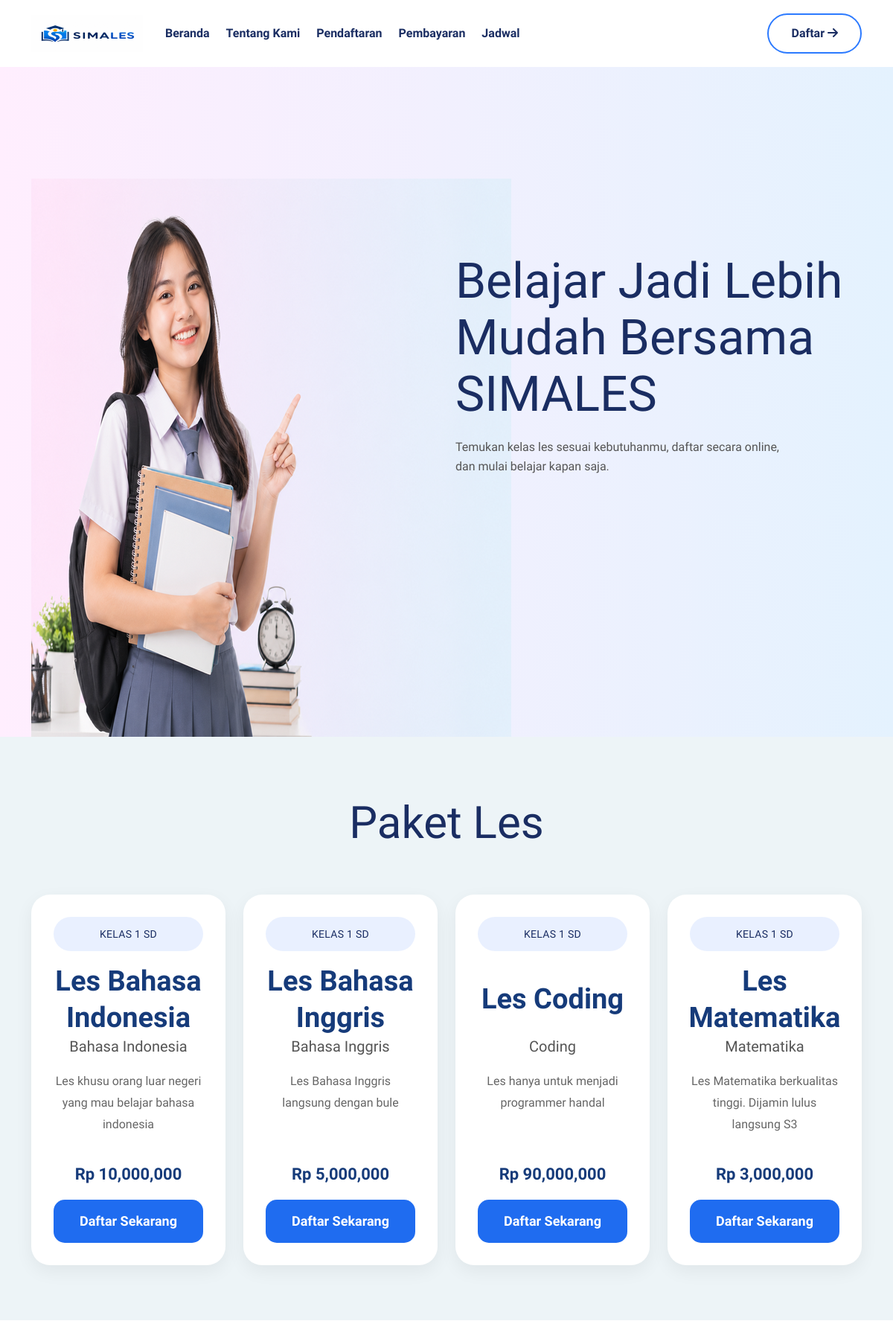
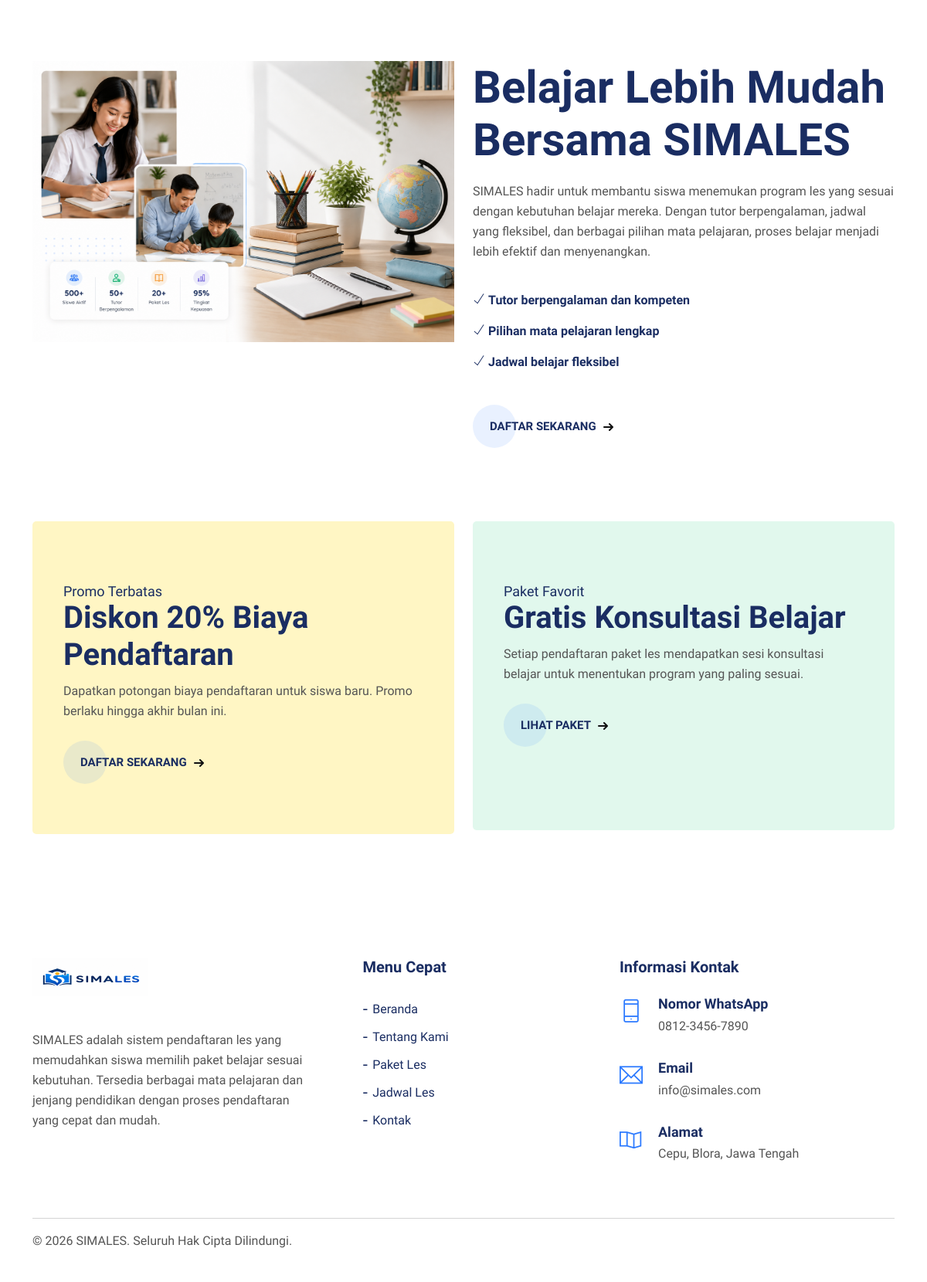
The page / on the database its author committed (2 pictures, top to bottom).
### les/models.py (models this page shows, shortened)
class PaketLes(models.Model):
    jenjang = models.ForeignKey(
        Jenjang,
        on_delete=models.CASCADE,
        related_name='paket_les'
    )
    mata_pelajaran = models.ForeignKey(
        MataPelajaran,
        on_delete=models.CASCADE,
        related_name='paket_les'
    )
    nama_paket = models.CharField(max_length=150)
    biaya = models.DecimalField(
        max_digits=12,
        decimal_places=2
    )
    deskripsi = models.TextField(
        blank=True,
        null=True
    )
    aktif = models.BooleanField(default=True)
    created_at = models.DateTimeField(auto_now_add=True)
    class Meta:
        ordering = ['nama_paket']
        verbose_name_plural = 'Paket Les'

class Jenjang(models.Model):
    nama = models.CharField(max_length=100)
    aktif = models.BooleanField(default=True)
    class Meta:
        ordering = ['nama']
        verbose_name_plural = 'Jenjang'

class MataPelajaran(models.Model):
    nama = models.CharField(max_length=100)
    aktif = models.BooleanField(default=True)
    class Meta:
        ordering = ['nama']
        verbose_name_plural = 'Mata Pelajaran'

### les/views.py (the view)
# urls.py: path('', v.home, name='home'),
def home(request):
    paket_les = PaketLes.objects.filter(aktif=True)
    context = {
        'paket_les': paket_les
    }
    return render(request, 'index.html', context)

### les/templates/index.html (shortened to what this page needs)
<!DOCTYPE html>
<html lang="en">
  <head>
    {% load static %}
    <link rel="stylesheet" href="{% static 'assets/bootstrap/css/bootstrap.min.css' %}" />
    <link rel="stylesheet" href="{% static 'assets/webfonts/themify-icons.css' %}" />
    <link rel="stylesheet" href="{% static 'assets/css/all.min.css' %}" />
    <link rel="stylesheet" href="{% static 'assets/owlcarousel/css/owl.carousel.css' %}" />
    <link rel="stylesheet" href="{% static 'assets/owlcarousel/css/owl.theme.css' %}" />
    <link rel="stylesheet" href="{% static 'assets/css/slicknav.css' %}" />
    <link rel="stylesheet" href="{% static 'assets/css/magnific-popup.css' %}" />
    <link rel="stylesheet" href="{% static 'assets/css/jquery-simple-mobilemenu.css' %}" />
    <link rel="stylesheet" href="{% static 'assets/css/animate.css' %}" />
    <link rel="stylesheet" href="{% static 'assets/css/style.css' %}" />
  </head>
  <body>
    <div class="top_header_banner2">
      <div id="navigation" class="navbar-light bg-faded site-navigation">
        <div class="container">
          <div class="row">
            <div class="col-20 align-self-center">
              <div class="site-logo">
                <a href="{% url 'home' %}"><img src="{% static 'assets/images/simales2.png' %}" alt="" /></a>
              </div>
            </div>
            <div class="col-60 d-flex">
              <nav id="main-menu">
                <ul>
                  <li>
                    <a href="{% url 'home' %}">Beranda</a>
                  </li>
                  <li>
                    <a href="{% url 'about' %}">Tentang Kami</a>
                  </li>
                  <li>
                    <a href="{% url 'daftar' %}">Pendaftaran</a>
                  </li>
                  <li>
                    <a href="{% url 'bayar' %}">Pembayaran</a>
                  </li>
                  <li>
                    <a href="{% url 'jadwal' %}">Jadwal</a>
                  </li>
                </ul>
              </nav>
            </div>
            <div class="col-30 d-none d-xl-block text-end align-self-center">
    {% if user.is_authenticated %}
        <div class="dropdown d-inline-block">
            <button class="btn_two dropdown-toggle"
                    type="button"
                    id="userDropdown"
                    data-bs-toggle="dropdown"
                    aria-expanded="false">
                <i class="ti-user me-1"></i>
                {{ user.username }}
            </button>
            <ul class="dropdown-menu dropdown-menu-end"
                aria-labelledby="userDropdown">
                <li>
                    <a class="dropdown-item"
                       href="{% url 'logout' %}">
                        <i class="ti-power-off me-2"></i>
                        Logout
                    </a>
                </li>
            </ul>
        </div>
    {% else %}
        <div class="call_to_action">
            <a class="btn_two" href="{% url 'register' %}">
                Daftar
                <i class="fa-solid fa-arrow-right"></i>
            </a>
        </div>
    {% endif %}
</div>
          </div>
        </div>
      </div>
      <section class="home_bg hb_height">
        <div class="container">
          <div class="row">
            <div class="col-lg-6 col-sm-12 col-xs-12">
              <div class="hero-text-img2">
                <img src="{% static 'assets/images/hero2.png' %}" class="img-fluid" alt="" />
              </div>
            </div>
            <div class="col-lg-6 col-sm-12 col-xs-12">
              <div class="hero-text2 ht_top">
                <h1>Belajar Jadi Lebih Mudah Bersama SIMALES</h1>
                <p>Temukan kelas les sesuai kebutuhanmu, daftar secara online, dan mulai belajar kapan saja.</p>
              </div>
            </div>
          </div>
        </div>
      </section>
    </div>
    <section class="category_two_area section-padding">
      <div class="container">
        <div class="section-title text-center">
          <h1>Paket Les</h1>
        </div>
        <div class="row">
          {% load humanize %}
          {% for paket in paket_les %}
            <div class="col-lg-3 col-md-6 col-sm-6 mb-4 d-flex">
              <div class="cat_list_two paket-card">
                <span class="jenjang-badge">{{ paket.jenjang.nama }}</span>
                <div class="card-content">
                  <h4 class="paket-title">{{ paket.nama_paket }}</h4>
                  <p class="mapel">{{ paket.mata_pelajaran.nama }}</p>
                  <p class="deskripsi-paket">{{ paket.deskripsi|default:'Deskripsi belum tersedia.' }}</p>
                  <div class="harga">Rp {{ paket.biaya|floatformat:0|intcomma }}</div>
                </div>
                <a href="#" class="btn-daftar">Daftar Sekarang</a>
              </div>
            </div>
          {% endfor %}
        </div>
      </div>
    </section>
    <section class="ab_area section-padding">
      <div class="container">
        <div class="row">
          <div class="col-lg-6 col-sm-12 col-xs-12 wow fadeInUp" data-wow-duration="1s" data-wow-delay="0.2s" data-wow-offset="0">
            <div class="ab_img">
              <img src="{% static 'assets/images/all-img/about.png' %}" class="img-fluid" alt="image" />
            </div>
          </div>
          <div class="col-lg-6 col-sm-12 col-xs-12 wow fadeInUp" data-wow-duration="1s" data-wow-delay="0.1s" data-wow-offset="0">
            <div class="ab_content">
              <h2>Belajar Lebih Mudah Bersama SIMALES</h2>
              <p>SIMALES hadir untuk membantu siswa menemukan program les yang sesuai dengan kebutuhan belajar mereka. Dengan tutor berpengalaman, jadwal yang fleksibel, dan berbagai pilihan mata pelajaran, proses belajar menjadi lebih efektif dan menyenangkan.</p>
              <ul>
                <li>
                  <span class="ti-check"></span> Tutor berpengalaman dan kompeten
                </li>
                <li>
                  <span class="ti-check"></span> Pilihan mata pelajaran lengkap
                </li>
                <li>
                  <span class="ti-check"></span> Jadwal belajar fleksibel
              </ul>
              <a href="#" class="cta">
                <span>Daftar Sekarang</span>
                <svg width="13px" height="10px" viewBox="0 0 13 10">
                  <path d="M1,5 L11,5"></path>
                  <polyline points="8 1 12 5 8 9"></polyline>
                </svg>
              </a>
            </div>
          </div>
        </div>
      </div>
    </section>
<section class="insfreecourse2 section-padding">
  <div class="container">
    <div class="row">
      <div class="col-lg-6 col-sm-12 col-xs-12 wow fadeInUp"
           data-wow-duration="1s"
           data-wow-delay="0.2s">
        <div class="single_ins2">
          <div class="single_ins_content2">
            <h4>Promo Terbatas</h4>
            <h1>Diskon 20% Biaya Pendaftaran</h1>
            <p>
              Dapatkan potongan biaya pendaftaran untuk siswa baru.
              Promo berlaku hingga akhir bulan ini.
            </p>
            <a href="" class="cta">
              <span>Daftar Sekarang</span>
              <svg width="13px" height="10px" viewBox="0 0 13 10">
                <path d="M1,5 L11,5"></path>
                <polyline points="8 1 12 5 8 9"></polyline>
              </svg>
            </a>
          </div>
        </div>
      </div>
      <div class="col-lg-6 col-sm-12 col-xs-12 wow fadeInUp"
           data-wow-duration="1s"
           data-wow-delay="0.4s">
        <div class="single_ins2 si_bg">
          <div class="single_ins_content2">
            <h4>Paket Favorit</h4>
            <h1>Gratis Konsultasi Belajar</h1>
            <p>
              Setiap pendaftaran paket les mendapatkan sesi konsultasi
              belajar untuk menentukan program yang paling sesuai.
            </p>
            <a href="" class="cta">
              <span>Lihat Paket</span>
              <svg width="13px" height="10px" viewBox="0 0 13 10">
                <path d="M1,5 L11,5"></path>
                <polyline points="8 1 12 5 8 9"></polyline>
              </svg>
            </a>
          </div>
        </div>
      </div>
    </div>
  </div>
</section>
<div class="footer section-padding">
    <div class="container">
        <div class="row justify-content-between align-items-start footer-content">
            <div class="col-lg-4 col-md-12 mb-4">
                <div class="single_footer footer-left">
                    <a href="{% url 'home' %}">
                        <img src="{% static 'assets/images/simales2.png' %}" alt="SIMALES">
                    </a>
                    <p class="footer-desc mt-4">
                        SIMALES adalah sistem pendaftaran les yang memudahkan siswa
                        memilih paket belajar sesuai kebutuhan. Tersedia berbagai mata
                        pelajaran dan jenjang pendidikan dengan proses pendaftaran yang
                        cepat dan mudah.
                    </p>
                </div>
            </div>
            <div class="col-lg-3 col-md-6 mb-4">
                <div class="single_footer">
                    <h4>Menu Cepat</h4>
                    <ul>
                        <li><a href="{% url 'home' %}">Beranda</a></li>
                        <li><a href="#tentang">Tentang Kami</a></li>
                        <li><a href="#paket">Paket Les</a></li>
                        <li><a href="#jadwal">Jadwal Les</a></li>
                        <li><a href="#kontak">Kontak</a></li>
                    </ul>
                </div>
            </div>
            <div class="col-lg-4 col-md-6 mb-4">
                <div class="single_footer">
                    <h4>Informasi Kontak</h4>
                    <div class="sf_contact">
                        <span class="ti-mobile"></span>
                        <div>
                            <h3>Nomor WhatsApp</h3>
                            <p>0812-3456-7890</p>
                        </div>
                    </div>
                    <div class="sf_contact">
                        <span class="ti-email"></span>
                        <div>
                            <h3>Email</h3>
                            <p>info@simales.com</p>
                        </div>
                    </div>
                    <div class="sf_contact">
                        <span class="ti-map"></span>
                        <div>
                            <h3>Alamat</h3>
                            <p>Cepu, Blora, Jawa Tengah</p>
                        </div>
                    </div>
                </div>
            </div>
        </div>
        <hr>
        <div class="row">
            <div class="col-12 text-center">
                <div class="footer_copyright">
                    <p>
                        © 2026 SIMALES. Seluruh Hak Cipta Dilindungi.
                    </p>
                </div>
            </div>
        </div>
    </div>
</div>
  </body>
</html>

### les/templates/index.html (style rules this page uses)
.paket-card { width: 100%; background: #fff; border-radius: 25px; padding: 30px; display: flex; flex-direction: column; text-align: center; height: 100%; transition: 0.3s; box-shadow: 0 8px 25px rgba(0, 0, 0, 0.06); }
.jenjang-badge { background: #edf2ff; color: #183b7a; font-weight: 700; font-size: 14px; padding: 12px 25px; border-radius: 50px; display: inline-block; margin-bottom: 25px; }
.card-content { flex: 1; display: flex; flex-direction: column; }
.paket-title { font-size: 38px; font-weight: 700; color: #163b7a; line-height: 1.3; min-height: 100px; display: flex; align-items: center; justify-content: center; }
.mapel { color: #555; font-size: 20px; font-weight: 500; margin-bottom: 20px; }
.deskripsi-paket { color: #666; font-size: 16px; line-height: 1.8; flex: 1; display: -webkit-box; -webkit-line-clamp: 3; -webkit-box-orient: vertical; overflow: hidden; }
.harga { font-size: 22px; font-weight: 700; color: #163b7a; margin-top: 10px; margin-bottom: 20px; line-height: 1.2; }
.btn-daftar { background: #1f6cf0; color: white; text-decoration: none; padding: 16px; border-radius: 15px; font-weight: 700; font-size: 18px; transition: 0.3s; }
.single_ins2 { min-height: 400px; }

### rows shown on the page
PaketLes: jenjang.nama "KELAS 1 SD", nama_paket "Les Bahasa Indonesia", mata_pelajaran.nama "Bahasa Indonesia", deskripsi "Les khusu orang luar negeri yang mau belajar bahasa indonesia", biaya "10,000,000"
PaketLes: jenjang.nama "KELAS 1 SD", nama_paket "Les Bahasa Inggris", mata_pelajaran.nama "Bahasa Inggris", deskripsi "Les Bahasa Inggris langsung dengan bule", biaya "5,000,000"
PaketLes: jenjang.nama "KELAS 1 SD", nama_paket "Les Coding", mata_pelajaran.nama "Coding", deskripsi "Les hanya untuk menjadi programmer handal", biaya "90,000,000"
PaketLes: jenjang.nama "KELAS 1 SD", nama_paket "Les Matematika", mata_pelajaran.nama "Matematika", deskripsi "Les Matematika berkualitas tinggi. Dijamin lulus langsung S3", biaya "3,000,000"
